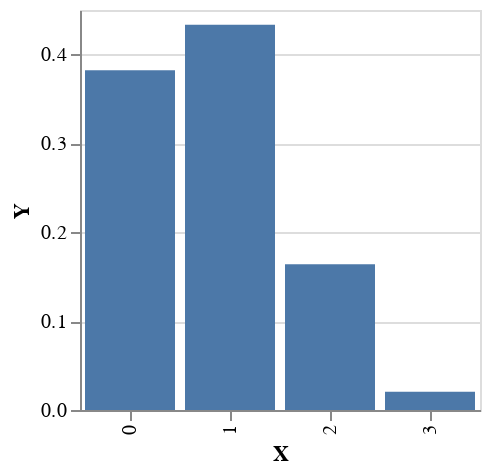

Notebook code cell kept with this figure:
### Code cell
plotVega $ fmap (first (pack . show)) $ enumerate $ lengthDist 0.001

### Figure 1 — Vega-Lite specification as saved in the notebook (floating-point values rounded to 4 significant figures)
{"$schema": "https://vega.github.io/schema/vega-lite/v4.json", "data": {"values": [{"X": "0", "Y": 0.3821}, {"X": "1", "Y": 0.4334}, {"X": "2", "Y": 0.1638}, {"X": "3", "Y": 0.02065}]}, "encoding": {"x": {"field": "X", "type": "nominal"}, "y": {"field": "Y", "type": "quantitative"}}, "height": 200, "mark": "bar", "width": 200}
